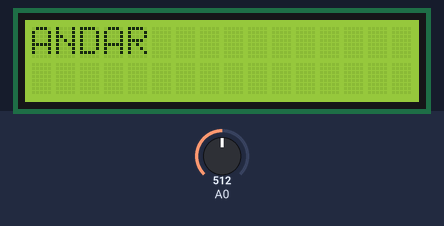
The sketch below on a simulated Arduino Uno, built with avr-gcc and run on an emulated ATmega328P. Parts: 16×2 character LCD. The inputs (shaded band) are chosen by the test bench; at power-on: A0 = 512.

Above: at 1.2 s.
1.3 s: A0 set to 390
At 2.2 s:
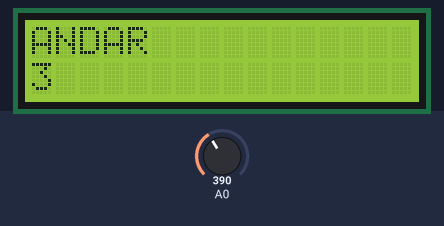
2.8 s: A0 set to 190
At 5.5 s:
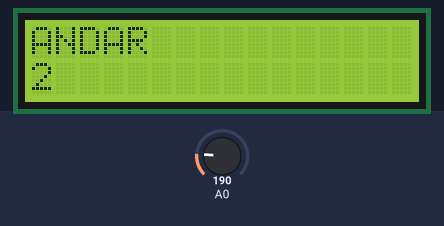
5.8 s: A0 set to 383
At 8.0 s:
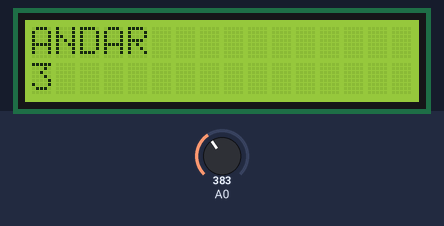
8.8 s: A0 set to 410
11.8 s: A0 set to 306
Timing chart, 0 to 14.3 s (numbered marks = the images above; inputs shaded):
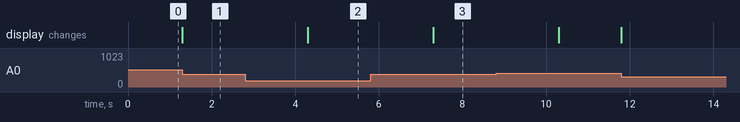

The sketch:

Teste_do_LCD.ino
```cpp
#include <LiquidCrystal.h> //INCLUSÃO DE BIBLIOTECA

LiquidCrystal lcd(8, 9, 4, 5, 6, 7); //PORTAS DO ARDUINO QUE SÃO UTILIZADAS PELO SHIELD KEYPAD DISPLAY LCD

void setup()
{
  lcd.begin(16,2); //SETA A QUANTIDADE DE COLUNAS(16) E O NÚMERO DE LINHAS(2) DO DISPLAY. EM SUMA: UMA MATRIZ DE 16 COLUNAS E 2 LINHAS
  lcd.setCursor(0,0); //SETA A POSIÇÃO EM QUE O CURSOR INCIALIZA(LINHA 1)
  lcd.print("ANDAR"); //ESCREVE A FRASE "APERTOU A TECLA" NA PRIMEIRA LINHA DO DISPLAY LCD
}

void loop()
{
  lcd.setCursor(0,1); //SETA A POSIÇÃO EM QUE O CURSOR RECEBE O TEXTO A SER MOSTRADO(LINHA 2)

  if ((analogRead(0)) < 80)
  { //SE A LEITURA DO PINO FOR MENOR QUE 80, FAZ
    lcd.print ("1"); //ESCREVE NO LCD O TEXTO DIREITA
    lcd.setCursor(0,1);
    delay(3000);
    lcd.print ("T");
  }
  else if ((analogRead(0)) < 200)
  { //SE A LEITURA DO PINO FOR MENOR QUE 200, FAZ
    lcd.print ("2");  //ESCREVE NO LCD O TEXTO CIMA
    lcd.setCursor(0,1);
    delay(3000);
    lcd.print ("T");
  }
  else if ((analogRead(0)) < 400)
  { //SE A LEITURA DO PINO FOR MENOR QUE 400, FAZ
    lcd.print ("3"); //ESCREVE NO LCD O TEXTO BAIXO
    lcd.setCursor(0,1);
    delay(3000);
    lcd.print ("T");
  }
}
```

Measured:
- after the input at 1.3 s, the display: changes at once (image 1)
- after the input at 2.8 s, the display: first differs from a run without the input after 1.5 s (image 2)
- after the input at 5.8 s, the display: first differs from a run without the input after 1.5 s (image 3)
